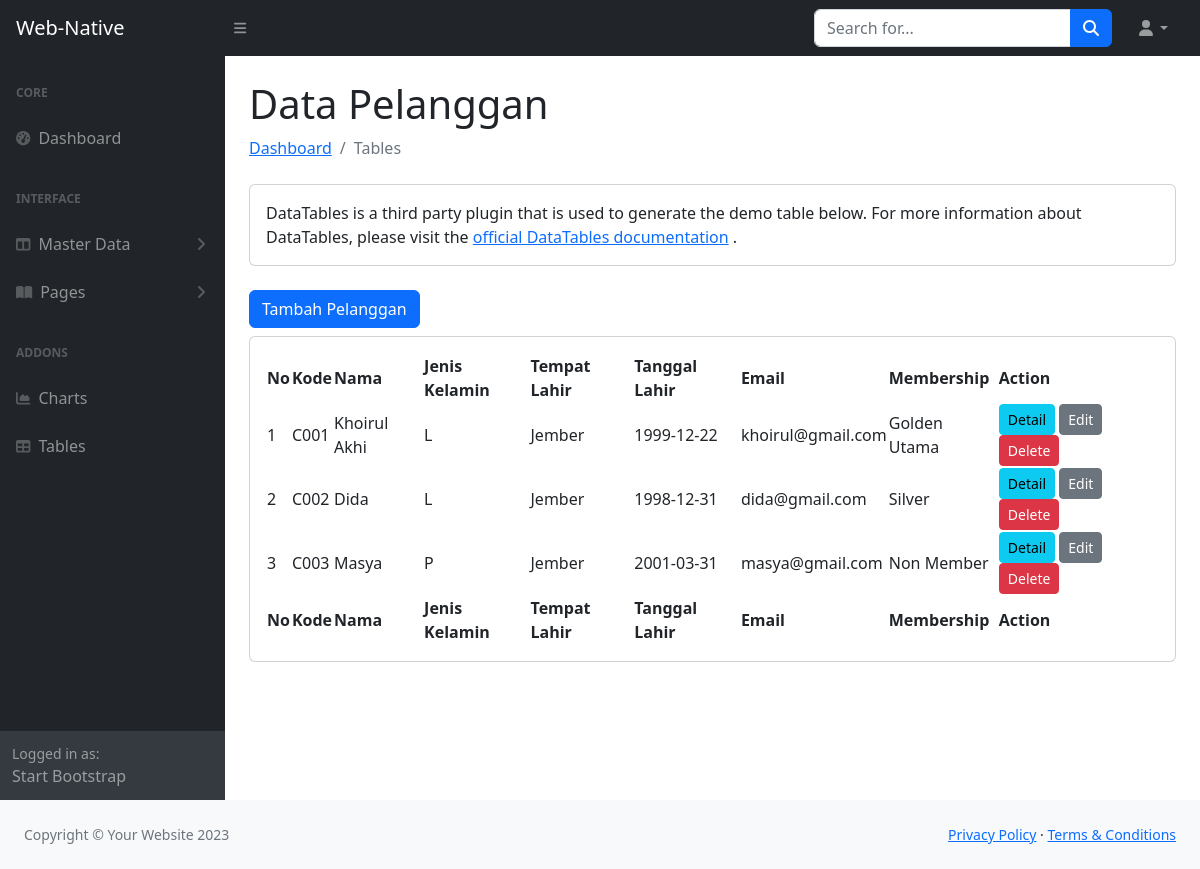
The app's page /index.php?url=pelanggan with its own data.
### tables this page shows
CREATE TABLE `pelanggan` (
  `id` int(11) NOT NULL,
  `kode` varchar(10) DEFAULT NULL,
  `nama` varchar(45) DEFAULT NULL,
  `jk` char(1) DEFAULT NULL,
  `tmp_lahir` varchar(30) DEFAULT NULL,
  `tgl_lahir` date DEFAULT NULL,
  `email` varchar(45) DEFAULT NULL,
  `kartu_id` int(11) NOT NULL
);

CREATE TABLE `kartu` (
  `id` int(11) NOT NULL,
  `kode` varchar(6) DEFAULT NULL,
  `nama` varchar(45) DEFAULT NULL,
  `diskon` double DEFAULT NULL,
  `iuran` double DEFAULT NULL
);

### models/Data_Pelanggan.php (called while the page is built, shortened)
<?php
class DataPelanggan{
    private $koneksi;
    public function __construct()
    {
        global $dbh;
        $this->koneksi = $dbh;
    }
    public function dataPelanggan(){
        $sql = "SELECT pelanggan.*, kartu.nama AS jenis_kartu FROM pelanggan INNER JOIN kartu ON kartu.id = pelanggan.kartu_id";
        $ps = $this->koneksi->prepare($sql);
        $ps->execute();
        $rs = $ps->fetchAll();
        return $rs;
    }
}
?>

### pelanggan.php (the view, shortened to what this page needs)
<?php
$model = new DataPelanggan();
$data_pelanggan = $model->dataPelanggan();
?>
<h1 class="mt-4">Data Pelanggan</h1>
<ol class="breadcrumb mb-4">
    <li class="breadcrumb-item"><a href="index.php">Dashboard</a></li>
    <li class="breadcrumb-item active">Tables</li>
</ol>
<div class="card mb-4">
    <div class="card-body">
        DataTables is a third party plugin that is used to generate the demo table below. For more information about DataTables, please visit the
        <a target="_blank" href="https://datatables.net/">official DataTables documentation</a>
        .
    </div>
</div>
<a href="index.php?url=pelanggan_form" class="btn btn-primary mb-2">
  Tambah Pelanggan
</a>
<div class="card mb-4">
    <div class="card-body">
        <table id="datatablesSimple">
            <thead>
                <tr>
                    <th>No</th>
                    <th>Kode</th>
                    <th>Nama</th>
                    <th>Jenis Kelamin</th>
                    <th>Tempat Lahir</th>
                    <th>Tanggal Lahir</th>
                    <th>Email</th>
                    <th>Membership</th>
                    <th>Action</th>
                </tr>
            </thead>
            <tfoot>
                <tr>
                    <th>No</th>
                    <th>Kode</th>
                    <th>Nama</th>
                    <th>Jenis Kelamin</th>
                    <th>Tempat Lahir</th>
                    <th>Tanggal Lahir</th>
                    <th>Email</th>
                    <th>Membership</th>
                    <th>Action</th>
                </tr>
            </tfoot>
            <tbody>
                <?php
                $no = 1;
                foreach ($data_pelanggan as $row) {
                ?>
                <tr>
                    <td><?= $no ?></td>
                    <td><?= $row['kode'] ?></td>
                    <td><?= $row['nama'] ?></td>
                    <td><?= $row['jk'] ?></td>
                    <td><?= $row['tmp_lahir'] ?></td>
                    <td><?= $row['tgl_lahir'] ?></td>
                    <td><?= $row['email'] ?></td>
                    <td><?= $row['jenis_kartu'] ?></td>
                    <td>
                        <form action="controllers/pelanggan_controllers.php" method="POST">
                            <a href="" class="btn btn-info btn-sm">Detail</a>
                            <a href="index.php?url=pelanggan_form&idedit=<?=$row['id']?>" class="btn btn-secondary btn-sm">Edit</a>
                            <button type="submit" class="btn btn-danger btn-sm" name="proses" value="deletePelanggan" onclick="return confirm('Apakah anda yakin?')">Delete</button>
                        </form>
                    </td>
                </tr>
                <?php
                $no++;
                }
                ?>
            </tbody>
        </table>
    </div>
</div>
</div>

### records on screen
pelanggan: kode "C001", nama "Khoirul Akhi", jk "L", tmp_lahir "Jember", tgl_lahir "1999-12-22", email "khoirul@gmail.com", kartu.nama "Golden Utama"
pelanggan: kode "C002", nama "Dida", jk "L", tmp_lahir "Jember", tgl_lahir "1998-12-31", email "dida@gmail.com", kartu.nama "Silver"
pelanggan: kode "C003", nama "Masya", jk "P", tmp_lahir "Jember", tgl_lahir "2001-03-31", email "masya@gmail.com", kartu.nama "Non Member"
